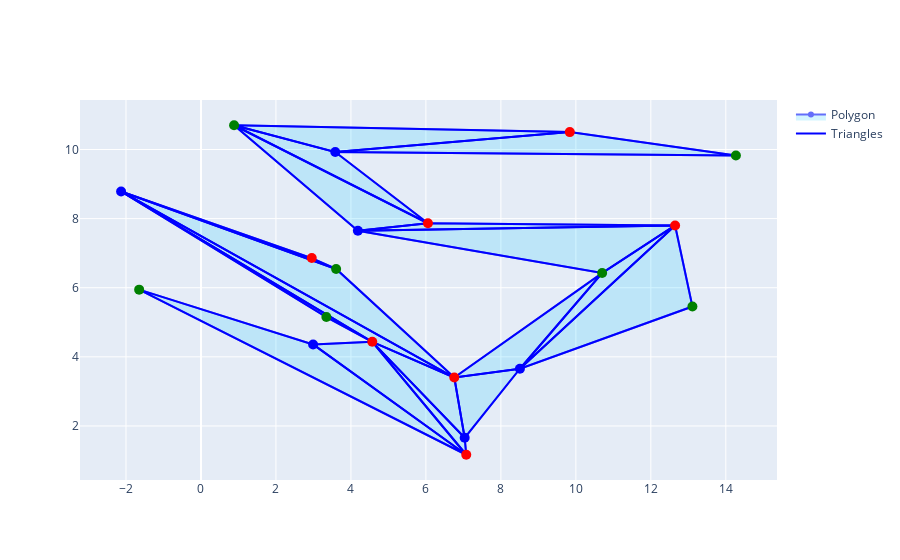

Notebook cell for this chart:
### Markdown cell above
## Execução

### Code cell
colors = three_color(result)
print_colors(poly,result)
print(f"Número de cameras: {min(colors.values())}")

### Figure 1 — Plotly figure (JSON) as saved in the notebook; plotly's stock layout.template omitted (floating-point values rounded to 4 significant figures)
{"data": [{"fill": "toself", "fillcolor": "rgba(34, 200, 255, 0.2)", "mode": "lines+markers", "name": "Polygon", "type": "scatter", "x": [3.345, 4.57, 2.991, -1.649, 7.076, 7.034, 8.507, 13.11, 12.65, 6.055, 3.582, 14.27, 9.838, 0.8828, 4.186, 10.7, 6.758, 3.605, 2.955, -2.131, 3.345], "y": [5.152, 4.434, 4.359, 5.945, 1.166, 1.657, 3.655, 5.455, 7.803, 7.866, 9.926, 9.826, 10.5, 10.7, 7.648, 6.424, 3.402, 6.543, 6.858, 8.785, 5.152]}, {"line": {"color": "blue"}, "mode": "lines", "name": "Triangles", "type": "scatter", "x": [-2.131, 3.345, 4.57, -2.131, null, 2.991, -1.649, 7.076, 2.991, null, 4.57, 2.991, 7.076, 4.57, null, 4.57, 7.076, 7.034, 4.57, null, 8.507, 13.11, 12.65, 8.507, null, 3.582, 14.27, 9.838, 3.582, null, 3.582, 9.838, 0.8828, 3.582, null, 6.055, 3.582, 0.8828, 6.055, null, 6.055, 0.8828, 4.186, 6.055, null, 12.65, 6.055, 4.186, 12.65, null, 12.65, 4.186, 10.7, 12.65, null, 8.507, 12.65, 10.7, 8.507, null, 8.507, 10.7, 6.758, 8.507, null, 7.034, 8.507, 6.758, 7.034, null, 4.57, 7.034, 6.758, 4.57, null, -2.131, 4.57, 6.758, -2.131, null, -2.131, 6.758, 3.605, -2.131, null, 3.605, 2.955, -2.131, 3.605, null], "y": [8.785, 5.152, 4.434, 8.785, null, 4.359, 5.945, 1.166, 4.359, null, 4.434, 4.359, 1.166, 4.434, null, 4.434, 1.166, 1.657, 4.434, null, 3.655, 5.455, 7.803, 3.655, null, 9.926, 9.826, 10.5, 9.926, null, 9.926, 10.5, 10.7, 9.926, null, 7.866, 9.926, 10.7, 7.866, null, 7.866, 10.7, 7.648, 7.866, null, 7.803, 7.866, 7.648, 7.803, null, 7.803, 7.648, 6.424, 7.803, null, 3.655, 7.803, 6.424, 3.655, null, 3.655, 6.424, 3.402, 3.655, null, 1.657, 3.655, 3.402, 1.657, null, 4.434, 1.657, 3.402, 4.434, null, 8.785, 4.434, 3.402, 8.785, null, 8.785, 3.402, 6.543, 8.785, null, 6.543, 6.858, 8.785, 6.543, null]}, {"marker": {"color": "green", "size": 10}, "mode": "markers", "showlegend": false, "type": "scatter", "x": [3.345], "y": [5.152]}, {"marker": {"color": "red", "size": 10}, "mode": "markers", "showlegend": false, "type": "scatter", "x": [4.57], "y": [4.434]}, {"marker": {"color": "blue", "size": 10}, "mode": "markers", "showlegend": false, "type": "scatter", "x": [2.991], "y": [4.359]}, {"marker": {"color": "green", "size": 10}, "mode": "markers", "showlegend": false, "type": "scatter", "x": [-1.649], "y": [5.945]}, {"marker": {"color": "red", "size": 10}, "mode": "markers", "showlegend": false, "type": "scatter", "x": [7.076], "y": [1.166]}, {"marker": {"color": "blue", "size": 10}, "mode": "markers", "showlegend": false, "type": "scatter", "x": [7.034], "y": [1.657]}, {"marker": {"color": "blue", "size": 10}, "mode": "markers", "showlegend": false, "type": "scatter", "x": [8.507], "y": [3.655]}, {"marker": {"color": "green", "size": 10}, "mode": "markers", "showlegend": false, "type": "scatter", "x": [13.11], "y": [5.455]}, {"marker": {"color": "red", "size": 10}, "mode": "markers", "showlegend": false, "type": "scatter", "x": [12.65], "y": [7.803]}, {"marker": {"color": "red", "size": 10}, "mode": "markers", "showlegend": false, "type": "scatter", "x": [6.055], "y": [7.866]}, {"marker": {"color": "blue", "size": 10}, "mode": "markers", "showlegend": false, "type": "scatter", "x": [3.582], "y": [9.926]}, {"marker": {"color": "green", "size": 10}, "mode": "markers", "showlegend": false, "type": "scatter", "x": [14.27], "y": [9.826]}, {"marker": {"color": "red", "size": 10}, "mode": "markers", "showlegend": false, "type": "scatter", "x": [9.838], "y": [10.5]}, {"marker": {"color": "green", "size": 10}, "mode": "markers", "showlegend": false, "type": "scatter", "x": [0.8828], "y": [10.7]}, {"marker": {"color": "blue", "size": 10}, "mode": "markers", "showlegend": false, "type": "scatter", "x": [4.186], "y": [7.648]}, {"marker": {"color": "green", "size": 10}, "mode": "markers", "showlegend": false, "type": "scatter", "x": [10.7], "y": [6.424]}, {"marker": {"color": "red", "size": 10}, "mode": "markers", "showlegend": false, "type": "scatter", "x": [6.758], "y": [3.402]}, {"marker": {"color": "green", "size": 10}, "mode": "markers", "showlegend": false, "type": "scatter", "x": [3.605], "y": [6.543]}, {"marker": {"color": "red", "size": 10}, "mode": "markers", "showlegend": false, "type": "scatter", "x": [2.955], "y": [6.858]}, {"marker": {"color": "blue", "size": 10}, "mode": "markers", "showlegend": false, "type": "scatter", "x": [-2.131], "y": [8.785]}], "layout": {}}
